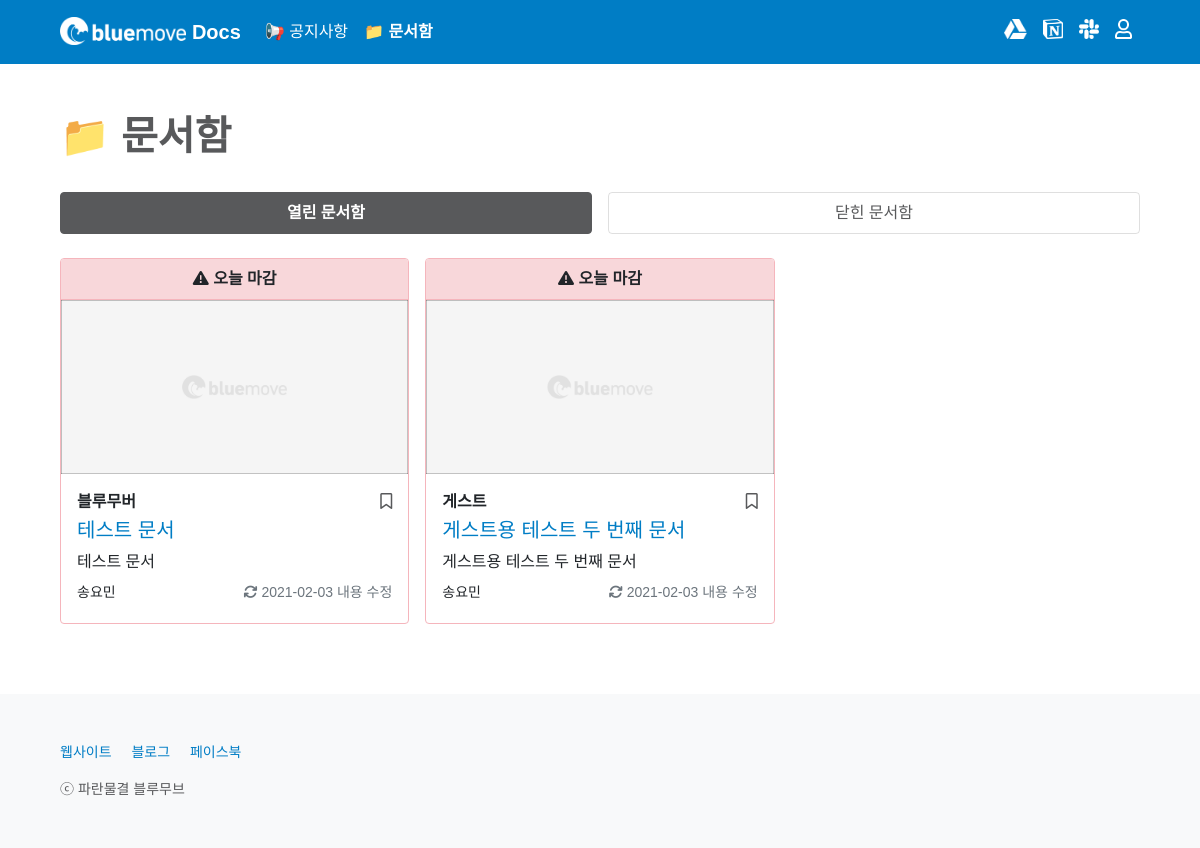
The page /box/ on the database as committed earlier.
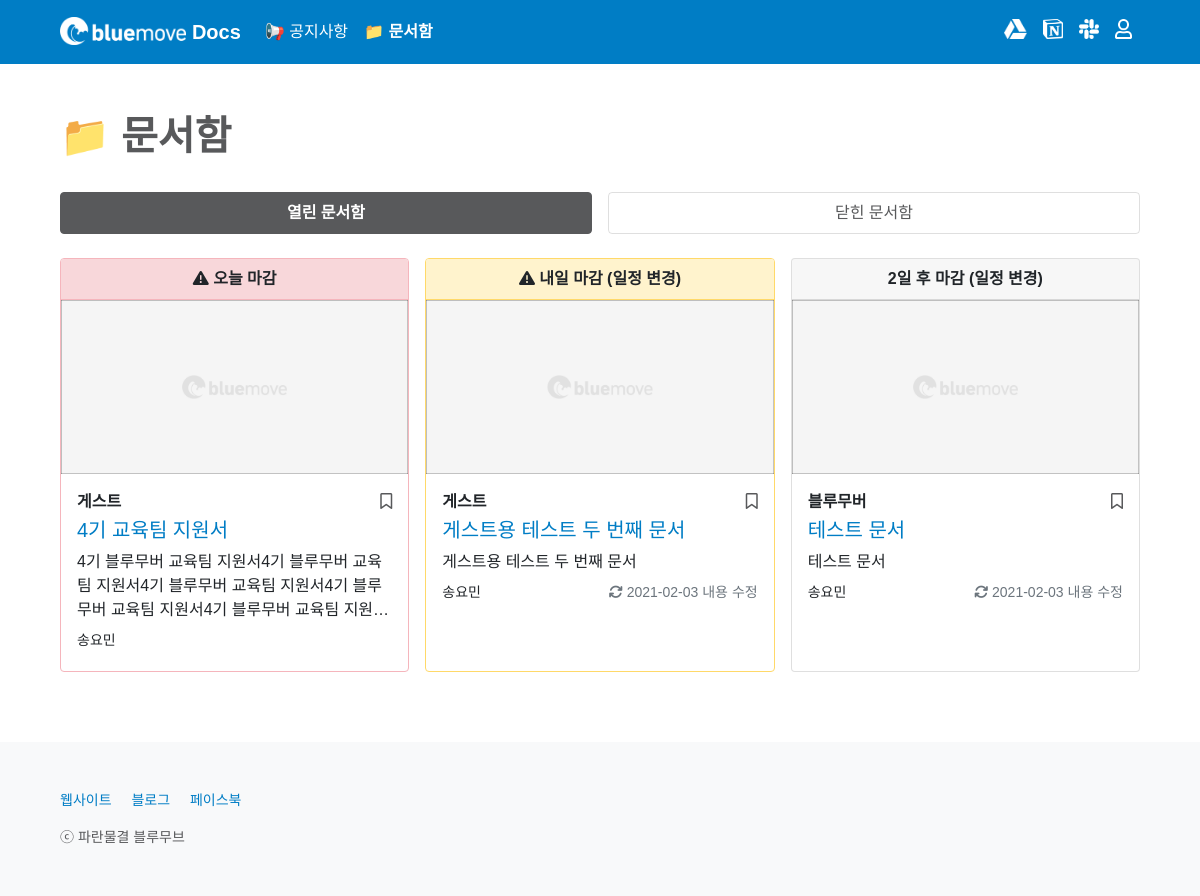
The same page on the database as committed later.
### box/models.py (models this page shows, shortened)
class Box(models.Model):
    CATEGORY_CHOICES = {
        ('bluemover', '블루무버'),
        ('guest', '게스트'),
    }
    title = models.CharField(max_length = 50)
    writer = models.ForeignKey(User, on_delete=models.CASCADE)
    category = models.CharField(max_length = 50, choices = CATEGORY_CHOICES)
    prefix = models.CharField(max_length = 50, null = True, blank = True)
    folder_id = models.CharField(max_length = 100, null = True, blank = True)
    document_id = models.CharField(max_length = 300)
    channel_id = models.CharField(max_length = 50)
    deadline = models.DateField()
    deadline_update_flag = models.BooleanField(default = False)
    content = RichTextField()
    content_update_flag = models.BooleanField(default = False)
    image = models.ImageField(upload_to='images/', null = True, blank = True)
    created_at = models.DateField(auto_now_add = True)
    updated_at = models.DateField(auto_now = True)
    box_favorite_user_set = models.ManyToManyField(User, blank = True, related_name="box_favorite_user_set", through="Favorite")
    @property
    def deadline_is_tomorrow(self):
        return datetime.date.today() + datetime.timedelta(days = 1) == self.deadline
    @property
    def deadline_is_today(self):
        return datetime.date.today() == self.deadline
    @property
    def deadline_is_over(self):
        return datetime.date.today() > self.deadline
    @property
    def days_left_until_deadline(self):
        return self.deadline - datetime.date.today()

### box/views.py (the view)
# urls.py: path('', main, name='main'),
def main(request):
    if request.user.is_authenticated:
        profile = Profile.objects.get(user=request.user)
        if not profile.info_update_flag == True:
            return redirect('users:write_info', request.user.id)
        else:
            None
    else:
        None
    opened_boxes = Box.objects.filter(deadline__gte=datetime.date.today()).order_by('deadline')
    closed_boxes = Box.objects.filter(deadline__lt=datetime.date.today()).order_by('deadline')
    page = request.GET.get('page', 1)
    opened_paginator = Paginator(opened_boxes, 9)
    closed_paginator = Paginator(closed_boxes, 9)
    try:
        opened_boxes = opened_paginator.page(page)
        closed_boxes = closed_paginator.page(page)
    except PageNotAnInteger:
        opened_boxes = opened_paginator.page(1)
        closed_boxes = closed_paginator.page(1)
    except EmptyPage:
        opened_boxes = opened_paginator.page(opened_paginator.num_pages)
        closed_boxes = closed_paginator.page(closed_paginator.num_pages)
    return render(request, 'box/main.html', {'opened_boxes': opened_boxes, 'closed_boxes': closed_boxes})

### box/templates/box/main.html (shortened to what this page needs)
{% extends 'base.html' %}
{% block content %}
{% include 'shared/_navbar4box.html' %}
<main class="px-2 px-md-5">
    <div class="container-md mt-5">
        <h1 class="mb-4" style="font-weight: 600; color: #58595B;">📁 문서함</h1>
        {% include 'shared/_boxcard.html' %}
    </div>
</main>
{% endblock %}

### home/templates/shared/_boxcard.html (shortened to what this page needs)
<div class="pt-2">
    <ul class="nav nav-pills mb-3 nav-justified gap-3" id="pills-tab" role="tablist">
        <li class="nav-item mb-2" id="forBoxCSS" role="presentation">
            <a class="nav-link active" id="pills-opened-tab" data-bs-toggle="pill" href="#pills-opened" role="tab" aria-controls="pills-opened" aria-selected="true">열린 문서함</a>
        </li>
        <li class="nav-item mb-2" id="forBoxCSS" role="presentation">
            <a class="nav-link" id="pills-closed-tab" data-bs-toggle="pill" href="#pills-closed" role="tab" aria-controls="pills-closed" aria-selected="false">닫힌 문서함</a>
        </li>
    </ul>
</div>
<div class="tab-content" id="pills-tabContent">
    <div class="tab-pane fade show active" id="pills-opened" role="tabpanel" aria-labelledby="pills-opened-tab">
        <div class="row row-cols-1 row-cols-lg-3 row-cols-md-2 g-3" id="insideOpenedTab">
            {% for box in opened_boxes %}
            {% if box.deadline_is_over %}
            <div style="display: none;">
            {% else %}
            <div class="col">
            {% endif %}
                {% include 'shared/_boxcard_tabdata.html' %}
            </div>
            {% empty %}
            <div class="col" id="openedEmptyFlag"></div>
            <div class="col text-center"><br><h2 style="color: #CCCCCC; font-weight: 600;"><i class="far fa-folder-open"></i> 비어 있어요!</h2><p>열린 문서함이 없습니다.</p></div>
            {% endfor %}
        </div>
    </div>
</div>

### home/templates/shared/_boxcard_tabdata.html (shortened to what the changed rows need)
{% if box.deadline_is_tomorrow %}
<div class="card h-100" style="border: 1px solid #FFD969;">
{% elif box.deadline_is_today %}
<div class="card h-100" style="border: 1px solid #F5B5BC;">
{% elif box.deadline_is_over %}
<div class="card h-100" style="border: 1px solid #bcbebf;">
{% else %}
<div class="card h-100">
{% endif %}
    {% if box.deadline_is_tomorrow %}
    <div class="card-header d-flex justify-content-center" style="background-color: #fff3cd; border-bottom: 1px solid #FFD969;">
        <p class="m-0" style="font-weight: 600;">
            <i class="fas fa-exclamation-triangle"></i>
            {% if box.deadline_update_flag %}
            내일 마감 (일정 변경)
            {% else %}
            내일 마감
            {% endif %}
        </p>
    </div>
    {% elif box.deadline_is_today %}
    <div class="card-header d-flex justify-content-center" style="background-color: #f8d7da; border-bottom: 1px solid #F5B5BC;">
        <p class="m-0" style="font-weight: 600;">
            <i class="fas fa-exclamation-triangle"></i>
            {% if box.deadline_update_flag %}
            오늘 마감 (일정 변경)
            {% else %}
            오늘 마감
            {% endif %}
        </p>
    </div>
    {% else %}
    <div class="card-header d-flex justify-content-center">
        <p class="m-0" style="font-weight: 600;">
            {% if box.days_left_until_deadline.days > 7 %}
                {% if box.deadline_update_flag %}
                {{ box.deadline|date:'Y-m-d' }} 마감 (일정 변경)
                {% else %}
                {{ box.deadline|date:'Y-m-d' }} 마감
                {% endif %}
            {% else %}
                {% if box.deadline_update_flag %}
                {{ box.days_left_until_deadline.days }}일 후 마감 (일정 변경)
                {% else %}
                {{ box.days_left_until_deadline.days }}일 후 마감
                {% endif %}
            {% endif %}
        </p>
    </div>
    {% endif %}
    <div class="ratio" style="--aspect-ratio: 50%; position: relative; text-align: center;">
        <a href="{% url 'box:read' box.id %}{{ request.get_full_path|cut:request.path }}" onclick="openBox{{ box.id }}({{ box.id }});">
            <img src="
                {% if box.image %}
                    {{ box.image.url }}
                {% else %}
                    /static/images/1800x900-default.png
                {% endif %}
            " class="card-img-top hide{{ box.id }}-01" alt="문서함 이미지" style="height: 100%; object-fit: cover; object-position: 50% 50%; border-top-left-radius: 0; border-top-right-radius: 0;">
        </a>
    </div>
    <div class="card-body mb-1">
        <div class="d-flex w-100 justify-content-between">
            <p class="card-text mb-1" style="font-weight: 600;">
                {% if box.category == 'bluemover' %}
                    블루무버
                {% elif box.category == 'guest' %}
                    게스트
                {% else %}
                    알 수 없음
                {% endif %}
            </p>
            {% if user.is_authenticated %}
            {% if not request.path == '/box/' %}
            <a class="bookmark" href="{% url 'box:box_favorite' box.id %}?next={{ request.get_full_path }}#boxListPosition">
            {% else %}
            <a class="bookmark" href="{% url 'box:box_favorite' box.id %}?next={{ request.get_full_path }}">
            {% endif %}
                {% if user in box.box_favorite_user_set.all %}
                <p class="mb-1"><i class="fas fa-bookmark"></i></p>
                {% else %}
                <p class="mb-1"><i class="far fa-bookmark"></i></p>
                {% endif %}
            </a>
            {% else %}
            <a type="button" class="bookmark" data-bs-toggle="modal" data-bs-target="#listloginModal">
                <p class="mb-1"><i class="far fa-bookmark"></i></p>
            </a>
            {% endif %}
        </div>
        <h5 class="card-title" style="overflow: hidden; text-overflow: ellipsis; display: -webkit-box; -webkit-line-clamp: 2; -webkit-box-orient: vertical;"><a href="{% url 'box:read' box.id %}{{ request.get_full_path|cut:request.path }}" onclick="openBox{{ box.id }}({{ box.id }});">{{ box.title }}</a></h5>
        <p class="card-text mb-2" style="overflow: hidden; text-overflow: ellipsis; display: -webkit-box; -webkit-line-clamp: 3; -webkit-box-orient: vertical;">
            {{ box.content|striptags|safe }}
        </p>
        <div class="d-flex w-100 justify-content-between">
            <small>{{ box.writer.last_name }}{{ box.writer.first_name }}</small>
            <small style="color: #6C757D;">
                {% if box.content_update_flag %}
                <i class="fas fa-sync"></i> {{ box.updated_at|date:'Y-m-d' }} 내용 수정
                {% endif %}
            </small>
        </div>
    </div>
</div>

Rows that differ between the two databases and show on the page:
added Box: deadline "2021-02-03" (drawn), category "게스트", title "4기 교육팀 지원서", content "4기 블루무버 교육팀 지원서4기 블루무버 교육팀 지원서4기 블루무버 교육팀 지원서4기 블루무버 교육팀 지원서4기 블루무버…", writer.last_name "송", writer.first_name "요민"
changed Box "게스트용 테스트 두 번째 문서": deadline "오늘 마감" → "내일 마감 (일정 변경)"; moves up the list
changed Box "테스트 문서": days_left_until_deadline.days (not shown) → "2"; deadline "오늘 마감" → "일 후 마감 (일정 변경)"
